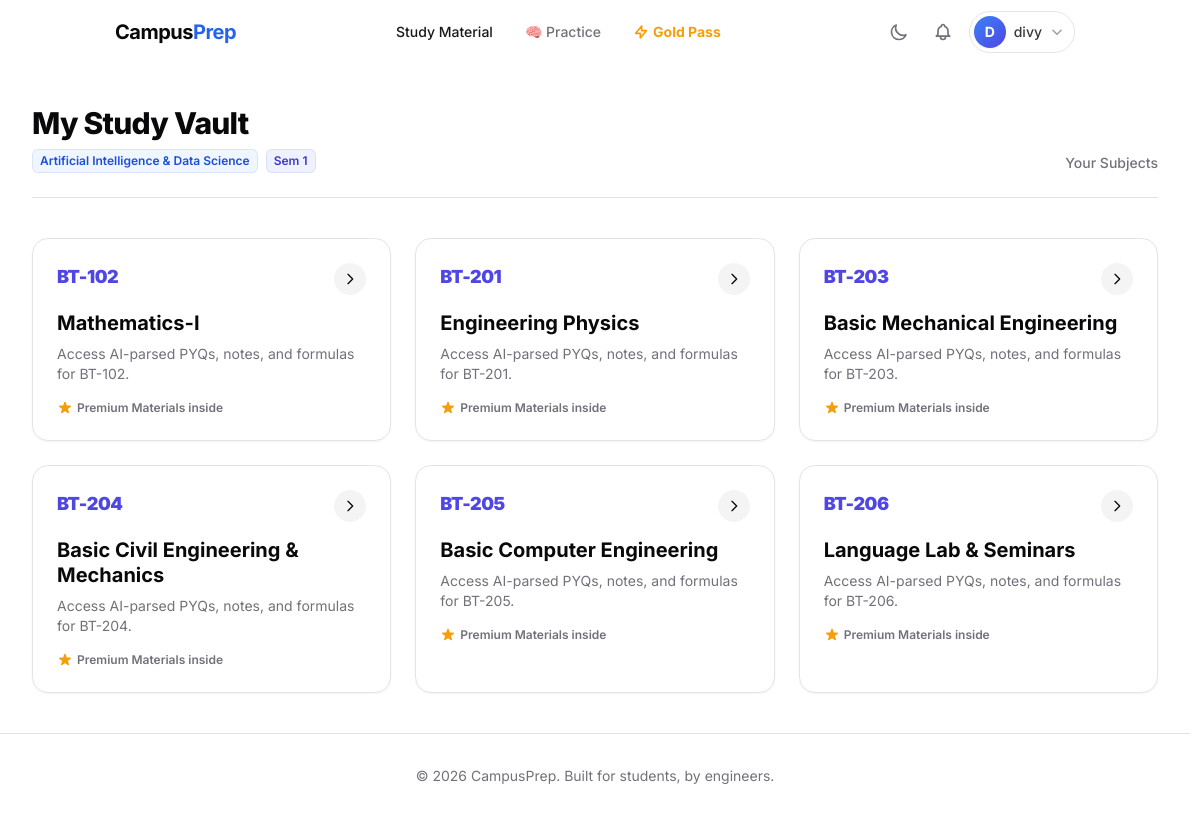
Screenshot of /dashboard/ (signed in) with the database file from the repository.
### apps/users/models.py (models this page shows, shortened)
class User(AbstractUser):
    clerk_id = models.CharField(max_length=100, unique=True, null=True, blank=True)
    phone_number = models.CharField(max_length=15, blank=True, null=True)
    preferred_branch = models.ForeignKey(
        'academics.Branch',
        on_delete=models.SET_NULL,
        null=True,
        blank=True,
        related_name='users'
    )
    preferred_semester = models.ForeignKey(
        'academics.Semester',
        on_delete=models.SET_NULL,
        null=True,
        blank=True,
        related_name='users'
    )
    active_subscription_valid_until = models.DateField(null=True, blank=True)
    gold_pass_branch = models.ForeignKey(
        'academics.Branch',
        on_delete=models.SET_NULL,
        null=True,
        blank=True,
        related_name='gold_pass_users'
    )
    gold_pass_semester = models.ForeignKey(
        'academics.Semester',
        on_delete=models.SET_NULL,
        null=True,
        blank=True,
        related_name='gold_pass_users'
    )
    active_subscription_plan = models.ForeignKey(
        'products.SubscriptionPlan',
        on_delete=models.SET_NULL,
        null=True,
        blank=True,
        related_name='subscribed_users'
    )

### apps/academics/models.py (models this page shows, shortened)
class Branch(models.Model):
    name = models.CharField(max_length=100, unique=True, help_text="e.g., Computer Science & Engineering")
    code = models.CharField(max_length=20, unique=True, help_text="e.g., CSE")
    is_active = models.BooleanField(default=True)
    class Meta:
        verbose_name_plural = "Branches"

class Semester(models.Model):
    number = models.PositiveSmallIntegerField(unique=True, help_text="1 to 8")
    is_active = models.BooleanField(default=True)

class Subject(models.Model):
    branch = models.ForeignKey(Branch, on_delete=models.CASCADE, related_name='subjects')
    semester = models.ForeignKey(Semester, on_delete=models.CASCADE, related_name='subjects')
    code = models.CharField(max_length=20, help_text="e.g., CS-402")
    name = models.CharField(max_length=500)
    description = models.TextField(blank=True)
    is_active = models.BooleanField(default=True)
    class Meta:
        unique_together = ('branch', 'semester', 'code')

### apps/users/views.py (the view)
# urls.py: path('dashboard/', views.user_dashboard, name='dashboard'),
@login_required
def user_dashboard(request):
    user = request.user
    if not (user.first_name and user.last_name and user.phone_number and user.preferred_branch and user.preferred_semester):
        return redirect('onboarding')
    subjects = ContentDataService.get_subjects_by_branch_and_semester(
        user.preferred_branch,
        user.preferred_semester
    )
    return render(request, 'users/dashboard.html', {
        'subjects': subjects,
        'user_branch': user.preferred_branch,
        'user_sem': user.preferred_semester
    })

### apps/academics/data_services.py (called while the page is built)
    @classmethod
    def get_subjects_by_branch_and_semester(cls, branch, semester):
        if not branch or not semester:
            return []
        return cls.get_or_set_cache(
            f'subjects_{branch.id}_{semester.id}',
            lambda: list(Subject.objects.filter(
                branch=branch,
                semester=semester,
                is_active=True
            ).order_by('code')),
            timeout=3600
        )

### apps/common/services.py (called while the page is built)
    @staticmethod
    def get_or_set_cache(key: str, callback: Callable, timeout: int = 3600) -> Any:
        data = cache.get(key)
        if data is None:
            logger.debug(f"Cache miss for key: {key}")
            data = callback()
            cache.set(key, data, timeout)
        else:
            logger.debug(f"Cache hit for key: {key}")
        return data

### apps/content/data_services.py (called while the page is built)
    @classmethod
    def get_subjects_by_branch_and_semester(cls, branch, semester):
        return AcademicsDataService.get_subjects_by_branch_and_semester(branch, semester)

### apps/users/context_processors.py (called while the page is built, shortened)
def clerk_settings(request):
    publishable_key = settings.CLERK_PUBLISHABLE_KEY
    js_url = "clerk.accounts.dev" # Default
    return {
        'CLERK_PUBLISHABLE_KEY': settings.CLERK_PUBLISHABLE_KEY,
        'CLERK_JS_URL': js_url,
    }

### templates/users/dashboard.html (shortened to what this page needs)
{% extends "base.html" %}
{% block content %}
<div class="max-w-7xl mx-auto py-10 px-4 sm:px-6 lg:px-8">
    <div class="mb-10 flex flex-col md:flex-row md:items-end justify-between border-b border-border pb-6 gap-4">
        <div>
            <h1 class="text-3xl font-extrabold tracking-tight mb-2">My Study Vault</h1>
            <div class="flex flex-wrap items-center gap-2">
                <span class="inline-flex items-center rounded-md bg-blue-50 dark:bg-blue-400/10 px-2 py-1 text-xs font-semibold text-blue-700 dark:text-blue-400 ring-1 ring-inset ring-blue-700/10 dark:ring-blue-400/30">
                    {{ user_branch.name }}
                </span>
                <span class="inline-flex items-center rounded-md bg-indigo-50 dark:bg-indigo-400/10 px-2 py-1 text-xs font-semibold text-indigo-700 dark:text-indigo-400 ring-1 ring-inset ring-indigo-700/10 dark:ring-indigo-400/30">
                    Sem {{ user_sem.number }}
                </span>
            </div>
        </div>
        <div class="text-muted-foreground text-sm font-medium">
            Your Subjects
        </div>
    </div>
        <div class="grid grid-cols-1 md:grid-cols-2 lg:grid-cols-3 gap-6">
            {% for subject in subjects %}
            <a href="{% url 'subject_dashboard' subject.id %}" class="group block bg-card text-card-foreground p-6 rounded-2xl border border-border shadow-sm hover:shadow-md hover:border-primary/30 transition-all duration-300 relative overflow-hidden">
                <div class="flex justify-between items-start mb-4 relative z-10">
                    <span class="text-lg font-black text-indigo-600 dark:text-indigo-400 tracking-tight">{{ subject.code }}</span>
                    <div class="w-8 h-8 rounded-full bg-muted flex items-center justify-center group-hover:bg-primary group-hover:text-primary-foreground transition-colors">
                        <svg class="w-4 h-4" fill="none" viewBox="0 0 24 24" stroke="currentColor"><path stroke-linecap="round" stroke-linejoin="round" stroke-width="2" d="M9 5l7 7-7 7"></path></svg>
                    </div>
                </div>
                <h3 class="text-xl font-bold mb-2 text-foreground leading-tight group-hover:text-indigo-600 dark:group-hover:text-indigo-400 transition-colors">{{ subject.name }}</h3>
                <p class="text-sm text-muted-foreground mb-4 line-clamp-2">Access AI-parsed PYQs, notes, and formulas for {{ subject.code }}.</p>
                <div class="flex items-center mt-auto text-xs font-semibold text-muted-foreground">
                    Premium Materials inside
                </div>
            </a>
            {% endfor %}
        </div>
    </div>
{% endblock %}

### templates/base.html (shortened to what this page needs)
{% load static %}
<!DOCTYPE html>
<html lang="en" class="h-full {% if request.COOKIES.theme == 'dark' %}dark{% endif %}">
<head>
    <script src="https://cdn.tailwindcss.com"></script>
</head>
<body class="min-h-screen flex flex-col font-sans antialiased bg-background text-foreground transition-colors duration-300">
    <header class="sticky top-0 z-50 w-full glass-nav transition-all duration-300">
        <div class="container mx-auto px-4 sm:px-6 lg:px-8">
            <div class="flex items-center justify-between h-16">
                <div class="flex-shrink-0">
                    <a href="{% if user.is_authenticated %}{% url 'dashboard' %}{% else %}{% url 'home' %}{% endif %}" class="text-xl font-bold tracking-tight">
                        Campus<span class="text-blue-600 dark:text-blue-400">Prep</span>
                    </a>
                </div>
                <nav class="hidden md:flex md:space-x-8 items-center">
                    <a href="{% url 'dashboard' %}" class="text-sm font-medium {% if request.resolver_match.url_name == 'dashboard' %}text-primary{% else %}text-muted-foreground hover:text-foreground{% endif %} transition-colors">
                        Study Material
                    </a>
                    <a href="{% url 'practice_index' %}" class="text-sm font-medium {% if 'practice' in request.resolver_match.url_name %}text-indigo-500{% else %}text-muted-foreground hover:text-foreground{% endif %} transition-colors">
                        🧠 Practice
                    </a>
                    <a href="{% if request.user.is_authenticated %}{% url 'checkout_gold_pass' %}?branch={{ request.user.preferred_branch_id }}&semester={{ request.user.preferred_semester_id }}{% else %}{% url 'login' %}{% endif %}" class="text-sm font-bold text-amber-500 hover:text-amber-600 transition-colors flex items-center">
                        <svg class="w-4 h-4 mr-1" fill="none" viewBox="0 0 24 24" stroke="currentColor"><path stroke-linecap="round" stroke-linejoin="round" stroke-width="2.5" d="M13 10V3L4 14h7v7l9-11h-7z"></path></svg>
                        Gold Pass
                    </a>
                </nav>
                <div class="hidden md:flex items-center gap-2">
                    <button id="themeToggle" class="p-2 text-muted-foreground hover:text-foreground transition-all duration-200 hover:bg-muted/60 rounded-full" title="Toggle theme">
                        <svg class="w-5 h-5 dark:hidden" fill="none" viewBox="0 0 24 24" stroke="currentColor"><path stroke-linecap="round" stroke-linejoin="round" stroke-width="2" d="M20.354 15.354A9 9 0 018.646 3.646 9.003 9.003 0 0012 21a9.003 9.003 0 008.354-5.646z"></path></svg>
                    </button>
                    {% if user.is_authenticated %}
                    <a href="{% url 'notifications:list' %}" class="relative p-2 text-muted-foreground hover:text-foreground transition-all duration-200 hover:bg-muted/60 rounded-full"
                       id="notificationsBell">
                    </a>
                    <div class="relative" id="userDropdownContainer">
                        <button id="userDropdownBtn" class="flex items-center gap-2 rounded-full p-1 pr-2.5 border border-border hover:border-muted-foreground/40 hover:bg-muted/60 transition-all duration-200 focus:outline-none group">
                            <div class="w-8 h-8 rounded-full bg-gradient-to-br from-blue-500 to-indigo-600 flex items-center justify-center text-white text-sm font-bold flex-shrink-0 shadow-sm">
                                {{ user.username|slice:":1"|upper }}
                            </div>
                            <span class="text-sm font-medium text-foreground/80 group-hover:text-foreground max-w-[80px] truncate transition-colors">{{ user.username }}</span>
                            <svg class="w-3.5 h-3.5 text-muted-foreground/70 transition-transform duration-200" id="dropdownChevron" fill="none" viewBox="0 0 24 24" stroke="currentColor"><path stroke-linecap="round" stroke-linejoin="round" stroke-width="2.5" d="M19 9l-7 7-7-7"></path></svg>
                        </button>
                    </div>
                    {% else %}
                    <a href="{% url 'login' %}" class="text-sm font-medium text-muted-foreground hover:text-foreground transition-colors">Log in</a>
                    <a href="{% url 'signup' %}" class="bg-primary text-primary-foreground hover:bg-primary/90 px-4 py-2 rounded-md text-sm font-medium transition-colors shadow-sm">Sign up</a>
                    {% endif %}
                </div>
            </div>
        </div>
    </header>
    <main class="flex-grow">
        {% block content %}{% endblock %}
    </main>
    <footer class="border-t border-border mt-auto py-8">
        <div class="container mx-auto px-4 text-center text-sm text-muted-foreground">
            &copy; 2026 CampusPrep. Built for students, by engineers.
        </div>
    </footer>
</body>
</html>

### templates/base.html (style rules this page uses)
.glass-nav { background: rgba(255, 255, 255, 0.7); backdrop-filter: blur(12px); -webkit-backdrop-filter: blur(12px); border-bottom: 1px solid rgba(255, 255, 255, 0.2); }
* { scrollbar-width: thin; scrollbar-color: hsl(var(--muted-foreground) / 0.2) transparent; }

### rows the page displays
User: username "D", username "divy"
Branch: name "Artificial Intelligence & Data Science"
Semester: number "1"
Subject: code "BT-102", name "Mathematics-I"
Subject: code "BT-201", name "Engineering Physics"
Subject: code "BT-203", name "Basic Mechanical Engineering"
Subject: code "BT-204", name "Basic Civil Engineering & Mechanics"
Subject: code "BT-205", name "Basic Computer Engineering"
Subject: code "BT-206", name "Language Lab & Seminars"
